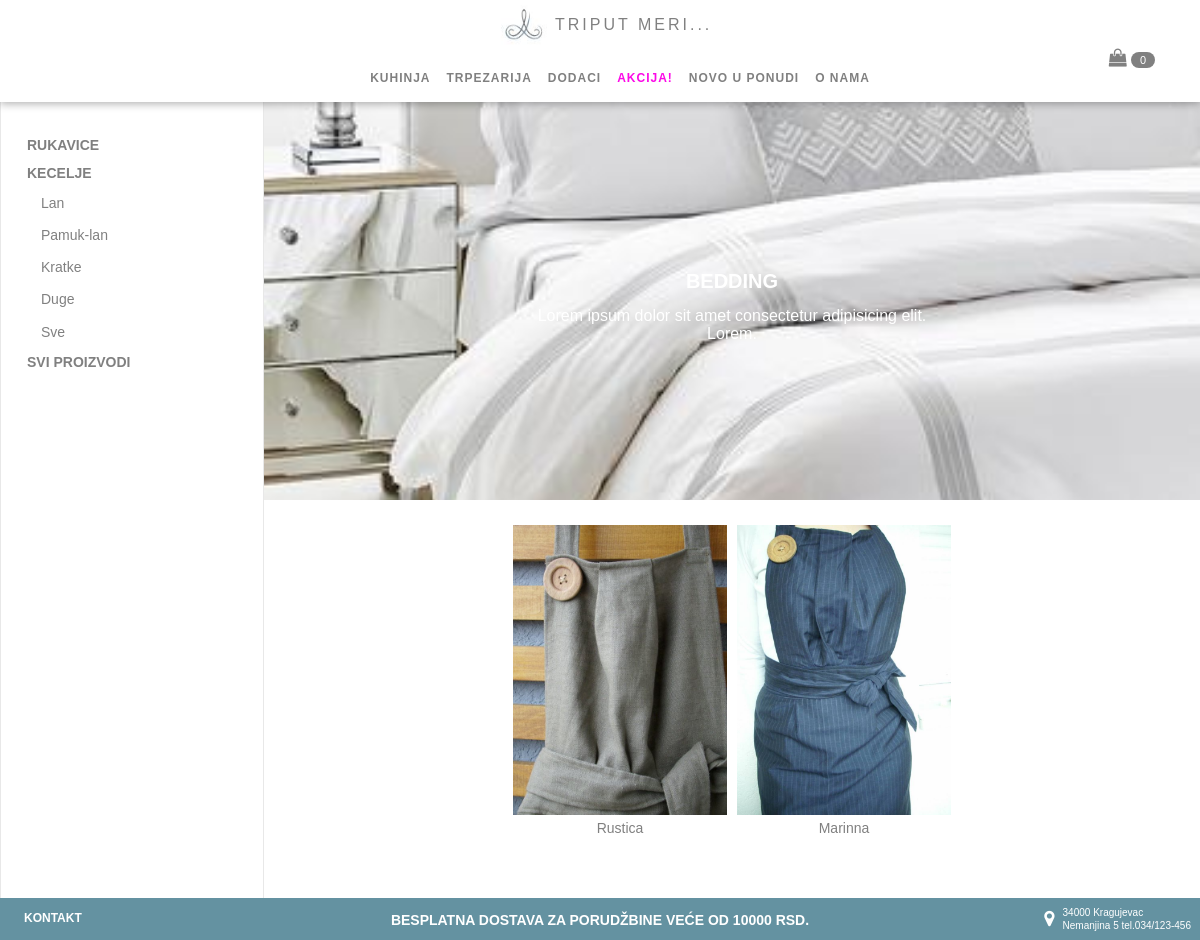
The page /kitchen.php?category=Kuhinja&subcategory=Kecelja&type=Duga on the database its author committed.
### tables this page shows
CREATE TABLE `product` (
  `Id` int(11) NOT NULL,
  `Name` varchar(50) NOT NULL,
  `TypeId` varchar(50) NOT NULL,
  `Price` decimal(16,2) NOT NULL,
  `Description` varchar(800) NOT NULL,
  `OnSaleFromDate` date NOT NULL,
  `OnSaleToDate` date NOT NULL,
  `Material` varchar(50) NOT NULL,
  `Subcategory` varchar(50) NOT NULL,
  `NumberOfPeaces` int(50) NOT NULL,
  `ImgPath` varchar(50) NOT NULL,
  `Category` varchar(50) DEFAULT NULL,
  `UserDeleted` bit(1) DEFAULT NULL,
  `CreatedOn` date DEFAULT NULL,
  `ModifiedOn` date DEFAULT NULL,
  `PublishedOn` datetime DEFAULT NULL,
  `IsPublished` bit(1) DEFAULT NULL
);

CREATE TABLE `images` (
  `Id` int(11) NOT NULL,
  `ProductId` int(11) NOT NULL,
  `ImagePath` varchar(100) NOT NULL,
  `IsCover` bit(1) DEFAULT NULL
);

### includes/showProducts.inc.php (the view, shortened to what this page needs)
<?php
    $conn = mysqli_connect("localhost","root","") or die("cannot connect to database");
    if(isset($_GET['category'])){
        $category = $_GET['category'];
        $selectID = mysqli_query($conn, "SELECT * FROM product WHERE Category = '$category' AND UserDeleted IS NULL AND IsPublished = 1");
        if(isset($_GET['subcategory'])){
            $subcat = $_GET['subcategory'];
            $selectID = mysqli_query($conn, "SELECT * FROM product WHERE Category = '$category' AND Subcategory = '$subcat' AND UserDeleted IS NULL AND IsPublished = 1");
            if(isset($_GET['numb'])){
                $numb = $_GET['numb'];
                $selectID = mysqli_query($conn, "SELECT * FROM product WHERE Category = '$category' AND Subcategory = '$subcat' AND NumberOfPeaces = $numb AND UserDeleted IS NULL AND IsPublished = 1");
            }
            elseif(isset($_GET['material'])){
                    $mat = $_GET['material'];
                    $selectID = mysqli_query($conn, "SELECT * FROM product WHERE Category = '$category' AND Subcategory = '$subcat' AND Material = '$mat' AND UserDeleted IS NULL AND IsPublished = 1");
                }
            elseif(isset($_GET['type'])){
                $length = $_GET['type'];
                $selectID = mysqli_query($conn, "SELECT * FROM product WHERE Category = '$category' AND Subcategory = '$subcat' AND TypeId = '$length' AND UserDeleted IS NULL AND IsPublished = 1");
            }
        }
    }
            while ($row = mysqli_fetch_array($selectID)) {
                $tempId = $row['Id'];
                $sql = mysqli_query($conn, "SELECT * FROM images WHERE ProductId = '$tempId' AND IsCover = 1");
                $rowImg = mysqli_fetch_array($sql);
                    echo '<div class = "image">';
                    echo '<a href="addToCart.php?id='.$tempId.'"><img src="'.$rowImg['ImagePath'].'" alt="primer4"></a>';
                    echo '<span class="caption">'.$row['Name'].'</span>';
                    echo '</div>';
            }
?>

### css/myStyle.css (style rules this page uses)
* { box-sizing: border-box; font-family: Arial, Helvetica, sans-serif; margin: 0; }
a { text-decoration: none; color: gray; }
.image { width: 25%; display: inline-block; margin: auto; }
.image img { width: 100%; height: 300px; padding: 5px; object-fit: cover; transition: padding 0.3s ease; }
.image .caption { display: block; text-align: center; color: gray; font-size: 14px; margin-bottom: 16px; }

### rows shown on the page
product: images.ImagePath (picture), Name "Rustica"
product: images.ImagePath (picture), Name "Marinna"
